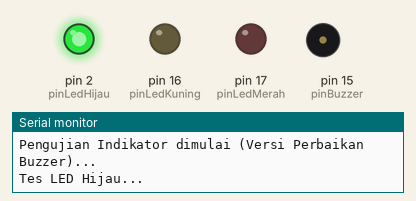
Recording of a sketch running on a simulated Arduino Uno, built with avr-gcc and run on an emulated ATmega328P. Shown: output pins drawn as LEDs (lit = HIGH), buzzer (waves = sounding), the last lines printed to the serial monitor.

Above: at 0.5 s.
At 2.0 s:
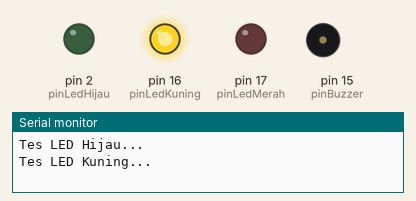
At 3.5 s:
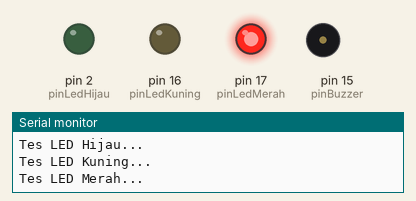
At 5.0 s:
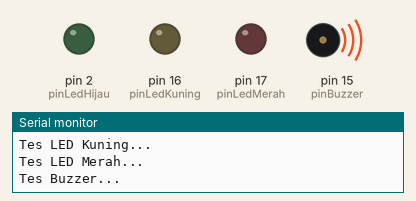
At 6.7 s:
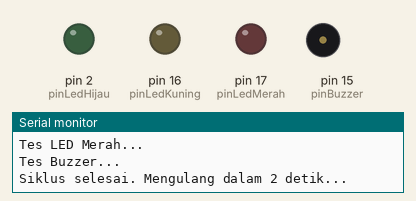
Timing chart, 0 to 10.4 s (numbered marks = the images above):
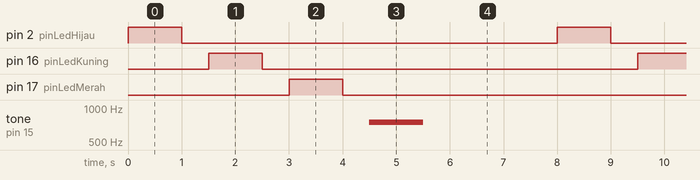

The sketch:

uji_led_buzzer.ino
```cpp
// === Pengujian Sistem Indikator (LED & Buzzer) - VERSI PERBAIKAN ===

// Definisi pin untuk semua indikator
const int pinLedHijau = 2;
const int pinLedKuning = 16;
const int pinLedMerah = 17;
const int pinBuzzer = 15;

void setup() {
  // Mulai komunikasi serial untuk status
  Serial.begin(115200);

  // Atur semua pin indikator sebagai OUTPUT
  pinMode(pinLedHijau, OUTPUT);
  pinMode(pinLedKuning, OUTPUT);
  pinMode(pinLedMerah, OUTPUT);
  pinMode(pinBuzzer, OUTPUT);

  Serial.println("Pengujian Indikator dimulai (Versi Perbaikan Buzzer)...");
}

void loop() {
  // 1. Tes LED Hijau
  Serial.println("Tes LED Hijau...");
  digitalWrite(pinLedHijau, HIGH);
  delay(1000);
  digitalWrite(pinLedHijau, LOW);
  delay(500);

  // 2. Tes LED Kuning
  Serial.println("Tes LED Kuning...");
  digitalWrite(pinLedKuning, HIGH);
  delay(1000);
  digitalWrite(pinLedKuning, LOW);
  delay(500);

  // 3. Tes LED Merah
  Serial.println("Tes LED Merah...");
  digitalWrite(pinLedMerah, HIGH);
  delay(1000);
  digitalWrite(pinLedMerah, LOW);
  delay(500);

  // 4. Tes Buzzer (dengan metode untuk Buzzer Pasif)
  Serial.println("Tes Buzzer...");
  // Gunakan fungsi tone(pin, frekuensi) untuk menghasilkan nada.
  // 440 Hz adalah frekuensi untuk nada A (nada standar).
  tone(pinBuzzer, 750); // Nyalakan buzzer dengan nada 440 Hz
  delay(1000);           // Biarkan berbunyi selama 1 detik
  noTone(pinBuzzer);     // Matikan buzzer
  delay(500);            // Jeda

  Serial.println("Siklus selesai. Mengulang dalam 2 detik...");
  delay(2000);
}
```

Measured:
- by itself, pin 2 (pinLedHijau), pin 16 (pinLedKuning), pin 17 (pinLedMerah): alternates HIGH for 1.0 s and LOW for 7.0 s
- by itself, tone on pin 15 (pinBuzzer): alternates 750 Hz for 1.0 s and silent for 7.0 s
